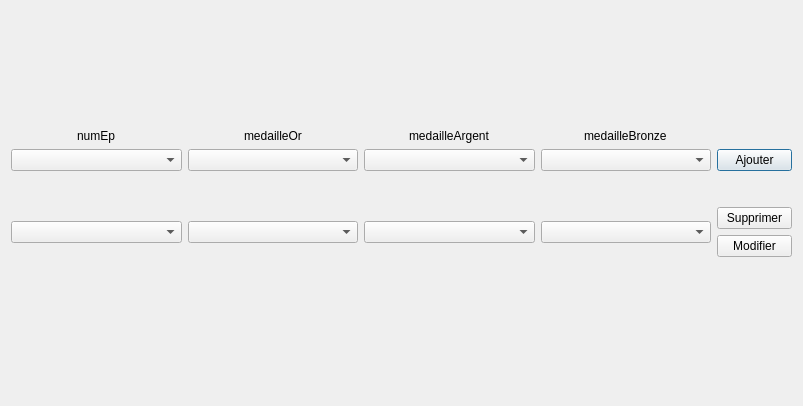
<?xml version="1.0" encoding="UTF-8"?>
<ui version="4.0">
 <class>Dialog</class>
 <widget class="QDialog" name="Dialog">
  <property name="geometry">
   <rect>
    <x>0</x>
    <y>0</y>
    <width>803</width>
    <height>406</height>
   </rect>
  </property>
  <property name="windowTitle">
   <string>3.2 Gérer les résultats aux épreuves</string>
  </property>
  <layout class="QVBoxLayout" name="verticalLayout_7">
   <item>
    <spacer name="verticalSpacer">
     <property name="orientation">
      <enum>Qt::Vertical</enum>
     </property>
     <property name="sizeHint" stdset="0">
      <size>
       <width>20</width>
       <height>40</height>
      </size>
     </property>
    </spacer>
   </item>
   <item>
    <layout class="QGridLayout" name="gridLayout">
     <item row="1" column="4">
      <widget class="QPushButton" name="boutonAjouter">
       <property name="minimumSize">
        <size>
         <width>75</width>
         <height>0</height>
        </size>
       </property>
       <property name="maximumSize">
        <size>
         <width>75</width>
         <height>16777215</height>
        </size>
       </property>
       <property name="text">
        <string>Ajouter</string>
       </property>
      </widget>
     </item>
     <item row="3" column="1">
      <widget class="QComboBox" name="medailleOr_comboBox2"/>
     </item>
     <item row="3" column="0">
      <widget class="QComboBox" name="numEp_comboBox2">
       <property name="enabled">
        <bool>true</bool>
       </property>
      </widget>
     </item>
     <item row="1" column="1">
      <widget class="QComboBox" name="medailleOr_comboBox1"/>
     </item>
     <item row="0" column="0" alignment="Qt::AlignHCenter|Qt::AlignVCenter">
      <widget class="QLabel" name="label">
       <property name="text">
        <string>numEp</string>
       </property>
      </widget>
     </item>
     <item row="1" column="3">
      <widget class="QComboBox" name="medailleBronze_comboBox1"/>
     </item>
     <item row="0" column="1" alignment="Qt::AlignHCenter">
      <widget class="QLabel" name="label_2">
       <property name="text">
        <string>medailleOr</string>
       </property>
      </widget>
     </item>
     <item row="2" column="2">
      <spacer name="verticalSpacer_3">
       <property name="orientation">
        <enum>Qt::Vertical</enum>
       </property>
       <property name="sizeType">
        <enum>QSizePolicy::Maximum</enum>
       </property>
       <property name="sizeHint" stdset="0">
        <size>
         <width>20</width>
         <height>30</height>
        </size>
       </property>
      </spacer>
     </item>
     <item row="1" column="0">
      <widget class="QComboBox" name="numEp_comboBox1"/>
     </item>
     <item row="1" column="2">
      <widget class="QComboBox" name="medailleArgent_comboBox1"/>
     </item>
     <item row="0" column="3" alignment="Qt::AlignHCenter|Qt::AlignVCenter">
      <widget class="QLabel" name="label_4">
       <property name="text">
        <string>medailleBronze</string>
       </property>
      </widget>
     </item>
     <item row="3" column="2">
      <widget class="QComboBox" name="medailleArgent_comboBox2"/>
     </item>
     <item row="0" column="2" alignment="Qt::AlignHCenter|Qt::AlignVCenter">
      <widget class="QLabel" name="label_3">
       <property name="text">
        <string>medailleArgent</string>
       </property>
      </widget>
     </item>
     <item row="3" column="3">
      <widget class="QComboBox" name="medailleBronze_comboBox2"/>
     </item>
     <item row="3" column="4">
      <layout class="QVBoxLayout" name="verticalLayout">
       <item>
        <widget class="QPushButton" name="boutonSupprimer">
         <property name="minimumSize">
          <size>
           <width>75</width>
           <height>0</height>
          </size>
         </property>
         <property name="maximumSize">
          <size>
           <width>75</width>
           <height>16777215</height>
          </size>
         </property>
         <property name="text">
          <string>Supprimer</string>
         </property>
        </widget>
       </item>
       <item>
        <widget class="QPushButton" name="boutonModifier">
         <property name="minimumSize">
          <size>
           <width>75</width>
           <height>0</height>
          </size>
         </property>
         <property name="maximumSize">
          <size>
           <width>75</width>
           <height>16777215</height>
          </size>
         </property>
         <property name="text">
          <string>Modifier</string>
         </property>
        </widget>
       </item>
      </layout>
     </item>
    </layout>
   </item>
   <item>
    <widget class="QLabel" name="label_editeurResultats">
     <property name="text">
      <string/>
     </property>
    </widget>
   </item>
   <item>
    <spacer name="verticalSpacer_2">
     <property name="orientation">
      <enum>Qt::Vertical</enum>
     </property>
     <property name="sizeHint" stdset="0">
      <size>
       <width>20</width>
       <height>40</height>
      </size>
     </property>
    </spacer>
   </item>
  </layout>
 </widget>
 <resources/>
 <connections>
  <connection>
   <sender>boutonAjouter</sender>
   <signal>clicked()</signal>
   <receiver>Dialog</receiver>
   <slot>ajouterResultat()</slot>
   <hints>
    <hint type="sourcelabel">
     <x>794</x>
     <y>85</y>
    </hint>
    <hint type="destinationlabel">
     <x>419</x>
     <y>113</y>
    </hint>
   </hints>
  </connection>
  <connection>
   <sender>boutonModifier</sender>
   <signal>clicked()</signal>
   <receiver>Dialog</receiver>
   <slot>modifierResultat()</slot>
   <hints>
    <hint type="sourcelabel">
     <x>794</x>
     <y>160</y>
    </hint>
    <hint type="destinationlabel">
     <x>419</x>
     <y>113</y>
    </hint>
   </hints>
  </connection>
  <connection>
   <sender>boutonSupprimer</sender>
   <signal>clicked()</signal>
   <receiver>Dialog</receiver>
   <slot>supprimerResultat()</slot>
   <hints>
    <hint type="sourcelabel">
     <x>794</x>
     <y>135</y>
    </hint>
    <hint type="destinationlabel">
     <x>419</x>
     <y>113</y>
    </hint>
   </hints>
  </connection>
  <connection>
   <sender>numEp_comboBox1</sender>
   <signal>activated(QString)</signal>
   <receiver>Dialog</receiver>
   <slot>refreshNumEpComboBox1()</slot>
   <hints>
    <hint type="sourcelabel">
     <x>101</x>
     <y>121</y>
    </hint>
    <hint type="destinationlabel">
     <x>429</x>
     <y>163</y>
    </hint>
   </hints>
  </connection>
  <connection>
   <sender>numEp_comboBox2</sender>
   <signal>activated(QString)</signal>
   <receiver>Dialog</receiver>
   <slot>refreshNumEpComboBox2()</slot>
   <hints>
    <hint type="sourcelabel">
     <x>101</x>
     <y>181</y>
    </hint>
    <hint type="destinationlabel">
     <x>429</x>
     <y>163</y>
    </hint>
   </hints>
  </connection>
  <connection>
   <sender>medailleOr_comboBox1</sender>
   <signal>activated(QString)</signal>
   <receiver>Dialog</receiver>
   <slot>refreshMedailleOrComboBox1()</slot>
   <hints>
    <hint type="sourcelabel">
     <x>293</x>
     <y>121</y>
    </hint>
    <hint type="destinationlabel">
     <x>429</x>
     <y>163</y>
    </hint>
   </hints>
  </connection>
  <connection>
   <sender>medailleOr_comboBox2</sender>
   <signal>activated(QString)</signal>
   <receiver>Dialog</receiver>
   <slot>refreshMedailleOrComboBox2()</slot>
   <hints>
    <hint type="sourcelabel">
     <x>293</x>
     <y>181</y>
    </hint>
    <hint type="destinationlabel">
     <x>429</x>
     <y>163</y>
    </hint>
   </hints>
  </connection>
  <connection>
   <sender>medailleArgent_comboBox1</sender>
   <signal>activated(QString)</signal>
   <receiver>Dialog</receiver>
   <slot>refreshMedailleArgentComboBox1()</slot>
   <hints>
    <hint type="sourcelabel">
     <x>486</x>
     <y>121</y>
    </hint>
    <hint type="destinationlabel">
     <x>429</x>
     <y>163</y>
    </hint>
   </hints>
  </connection>
  <connection>
   <sender>medailleArgent_comboBox2</sender>
   <signal>activated(QString)</signal>
   <receiver>Dialog</receiver>
   <slot>refreshMedailleArgentComboBox2()</slot>
   <hints>
    <hint type="sourcelabel">
     <x>486</x>
     <y>181</y>
    </hint>
    <hint type="destinationlabel">
     <x>429</x>
     <y>163</y>
    </hint>
   </hints>
  </connection>
  <connection>
   <sender>medailleBronze_comboBox1</sender>
   <signal>activated(QString)</signal>
   <receiver>Dialog</receiver>
   <slot>refreshMedailleBronzeComboBox1()</slot>
   <hints>
    <hint type="sourcelabel">
     <x>678</x>
     <y>121</y>
    </hint>
    <hint type="destinationlabel">
     <x>429</x>
     <y>163</y>
    </hint>
   </hints>
  </connection>
  <connection>
   <sender>medailleBronze_comboBox2</sender>
   <signal>activated(QString)</signal>
   <receiver>Dialog</receiver>
   <slot>refreshMedailleBronzeComboBox2()</slot>
   <hints>
    <hint type="sourcelabel">
     <x>678</x>
     <y>181</y>
    </hint>
    <hint type="destinationlabel">
     <x>429</x>
     <y>163</y>
    </hint>
   </hints>
  </connection>
 </connections>
 <slots>
  <slot>ajouterResultat()</slot>
  <slot>supprimerResultat()</slot>
  <slot>modifierResultat()</slot>
  <slot>refreshNumEpComboBox1()</slot>
  <slot>refreshNumEpComboBox2()</slot>
  <slot>refreshMedailleOrComboBox1()</slot>
  <slot>refreshMedailleOrComboBox2()</slot>
  <slot>refreshMedailleArgentComboBox1()</slot>
  <slot>refreshMedailleArgentComboBox2()</slot>
  <slot>refreshMedailleBronzeComboBox1()</slot>
  <slot>refreshMedailleBronzeComboBox2()</slot>
 </slots>
</ui>
